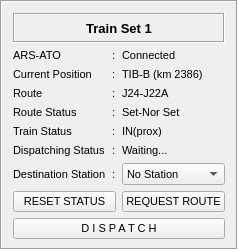
           <widget class="QFrame" name="gridFrame_4">
            <property name="sizePolicy">
             <sizepolicy hsizetype="Expanding" vsizetype="Preferred">
              <horstretch>0</horstretch>
              <verstretch>0</verstretch>
             </sizepolicy>
            </property>
            <property name="maximumSize">
             <size>
              <width>16777215</width>
              <height>280</height>
             </size>
            </property>
            <property name="font">
             <font>
              <pointsize>8</pointsize>
             </font>
            </property>
            <property name="styleSheet">
             <string notr="true">border-color: rgb(0, 0, 0);
</string>
            </property>
            <property name="frameShape">
             <enum>QFrame::Box</enum>
            </property>
            <property name="frameShadow">
             <enum>QFrame::Sunken</enum>
            </property>
            <layout class="QGridLayout" name="gridLayout_5">
             <property name="bottomMargin">
              <number>9</number>
             </property>
             <item row="4" column="1">
              <widget class="QLabel" name="label_6">
               <property name="font">
                <font>
                 <pointsize>8</pointsize>
                </font>
               </property>
               <property name="text">
                <string>:</string>
               </property>
              </widget>
             </item>
             <item row="0" column="0" colspan="3">
              <widget class="QLabel" name="title_3">
               <property name="enabled">
                <bool>true</bool>
               </property>
               <property name="minimumSize">
                <size>
                 <width>0</width>
                 <height>30</height>
                </size>
               </property>
               <property name="maximumSize">
                <size>
                 <width>16777215</width>
                 <height>16777215</height>
                </size>
               </property>
               <property name="font">
                <font>
                 <pointsize>10</pointsize>
                 <weight>75</weight>
                 <bold>true</bold>
                </font>
               </property>
               <property name="layoutDirection">
                <enum>Qt::LeftToRight</enum>
               </property>
               <property name="autoFillBackground">
                <bool>false</bool>
               </property>
               <property name="frameShape">
                <enum>QFrame::Box</enum>
               </property>
               <property name="frameShadow">
                <enum>QFrame::Sunken</enum>
               </property>
               <property name="text">
                <string>Train Set 1</string>
               </property>
               <property name="alignment">
                <set>Qt::AlignCenter</set>
               </property>
               <property name="openExternalLinks">
                <bool>false</bool>
               </property>
              </widget>
             </item>
             <item row="8" column="0">
              <widget class="QLabel" name="dtnStation_3">
               <property name="font">
                <font>
                 <pointsize>8</pointsize>
                </font>
               </property>
               <property name="text">
                <string>Destination Station</string>
               </property>
              </widget>
             </item>
             <item row="5" column="1">
              <widget class="QLabel" name="label_8">
               <property name="font">
                <font>
                 <pointsize>8</pointsize>
                </font>
               </property>
               <property name="text">
                <string>:</string>
               </property>
              </widget>
             </item>
             <item row="3" column="0">
              <widget class="QLabel" name="CrtPtn_3">
               <property name="font">
                <font>
                 <pointsize>8</pointsize>
                </font>
               </property>
               <property name="text">
                <string>Current Position</string>
               </property>
              </widget>
             </item>
             <item row="8" column="2">
              <widget class="QComboBox" name="dtnStationVal_3">
               <property name="font">
                <font>
                 <pointsize>8</pointsize>
                </font>
               </property>
               <item>
                <property name="text">
                 <string>No Station</string>
                </property>
               </item>
               <item>
                <property name="text">
                 <string>T1-B</string>
                </property>
               </item>
               <item>
                <property name="text">
                 <string>T2-B</string>
                </property>
               </item>
              </widget>
             </item>
             <item row="3" column="2">
              <widget class="QLabel" name="CrtPtnVal_3">
               <property name="font">
                <font>
                 <pointsize>8</pointsize>
                </font>
               </property>
               <property name="text">
                <string>TIB-B (km 2386)</string>
               </property>
              </widget>
             </item>
             <item row="9" column="2">
              <widget class="QPushButton" name="requestRouteBtn_3">
               <property name="font">
                <font>
                 <pointsize>8</pointsize>
                </font>
               </property>
               <property name="text">
                <string>REQUEST ROUTE</string>
               </property>
              </widget>
             </item>
             <item row="5" column="0">
              <widget class="QLabel" name="routeSts_3">
               <property name="font">
                <font>
                 <pointsize>8</pointsize>
                </font>
               </property>
               <property name="text">
                <string>Route Status</string>
               </property>
              </widget>
             </item>
             <item row="7" column="0">
              <widget class="QLabel" name="dtgSts_3">
               <property name="font">
                <font>
                 <pointsize>8</pointsize>
                </font>
               </property>
               <property name="text">
                <string>Dispatching Status</string>
               </property>
              </widget>
             </item>
             <item row="4" column="0">
              <widget class="QLabel" name="route_3">
               <property name="font">
                <font>
                 <pointsize>8</pointsize>
                </font>
               </property>
               <property name="text">
                <string>Route</string>
               </property>
              </widget>
             </item>
             <item row="2" column="2">
              <widget class="QLabel" name="arsAtoVal_3">
               <property name="maximumSize">
                <size>
                 <width>120</width>
                 <height>16777215</height>
                </size>
               </property>
               <property name="font">
                <font>
                 <pointsize>8</pointsize>
                </font>
               </property>
               <property name="text">
                <string>Connected</string>
               </property>
              </widget>
             </item>
             <item row="4" column="2">
              <widget class="QLabel" name="routeVal_3">
               <property name="font">
                <font>
                 <pointsize>8</pointsize>
                </font>
               </property>
               <property name="text">
                <string>J24-J22A</string>
               </property>
              </widget>
             </item>
             <item row="6" column="1">
              <widget class="QLabel" name="label_9">
               <property name="font">
                <font>
                 <pointsize>8</pointsize>
                </font>
               </property>
               <property name="text">
                <string>:</string>
               </property>
              </widget>
             </item>
             <item row="2" column="1">
              <widget class="QLabel" name="label_7">
               <property name="maximumSize">
                <size>
                 <width>10</width>
                 <height>16777215</height>
                </size>
               </property>
               <property name="font">
                <font>
                 <pointsize>8</pointsize>
                </font>
               </property>
               <property name="text">
                <string>:</string>
               </property>
              </widget>
             </item>
             <item row="3" column="1">
              <widget class="QLabel" name="label_5">
               <property name="font">
                <font>
                 <pointsize>8</pointsize>
                </font>
               </property>
               <property name="text">
                <string>:</string>
               </property>
              </widget>
             </item>
             <item row="5" column="2">
              <widget class="QLabel" name="routeStsVal_3">
               <property name="font">
                <font>
                 <pointsize>8</pointsize>
                </font>
               </property>
               <property name="text">
                <string>Set-Nor Set</string>
               </property>
              </widget>
             </item>
             <item row="8" column="1">
              <widget class="QLabel" name="label_11">
               <property name="font">
                <font>
                 <pointsize>8</pointsize>
                </font>
               </property>
               <property name="text">
                <string>:</string>
               </property>
              </widget>
             </item>
             <item row="6" column="2">
              <widget class="QLabel" name="trainStsVal_3">
               <property name="font">
                <font>
                 <pointsize>8</pointsize>
                </font>
               </property>
               <property name="text">
                <string>IN(prox)</string>
               </property>
              </widget>
             </item>
             <item row="7" column="1">
              <widget class="QLabel" name="label_10">
               <property name="font">
                <font>
                 <pointsize>8</pointsize>
                </font>
               </property>
               <property name="text">
                <string>:</string>
               </property>
              </widget>
             </item>
             <item row="2" column="0">
              <widget class="QLabel" name="arsAto_3">
               <property name="maximumSize">
                <size>
                 <width>120</width>
                 <height>16777215</height>
                </size>
               </property>
               <property name="font">
                <font>
                 <pointsize>8</pointsize>
                </font>
               </property>
               <property name="text">
                <string>ARS-ATO</string>
               </property>
              </widget>
             </item>
             <item row="7" column="2">
              <widget class="QLabel" name="dtgStsVal_3">
               <property name="font">
                <font>
                 <pointsize>8</pointsize>
                </font>
               </property>
               <property name="text">
                <string>Waiting...</string>
               </property>
              </widget>
             </item>
             <item row="6" column="0">
              <widget class="QLabel" name="trainSts_3">
               <property name="font">
                <font>
                 <pointsize>8</pointsize>
                </font>
               </property>
               <property name="text">
                <string>Train Status</string>
               </property>
              </widget>
             </item>
             <item row="9" column="0" colspan="2">
              <widget class="QPushButton" name="resetStsBtn_3">
               <property name="font">
                <font>
                 <pointsize>8</pointsize>
                </font>
               </property>
               <property name="text">
                <string>RESET STATUS</string>
               </property>
              </widget>
             </item>
             <item row="10" column="0" colspan="3">
              <widget class="QPushButton" name="dispatchBtn_3">
               <property name="font">
                <font>
                 <pointsize>8</pointsize>
                 <weight>50</weight>
                 <bold>false</bold>
                </font>
               </property>
               <property name="text">
                <string>D I S P A T C H</string>
               </property>
              </widget>
             </item>
            </layout>
           </widget>
